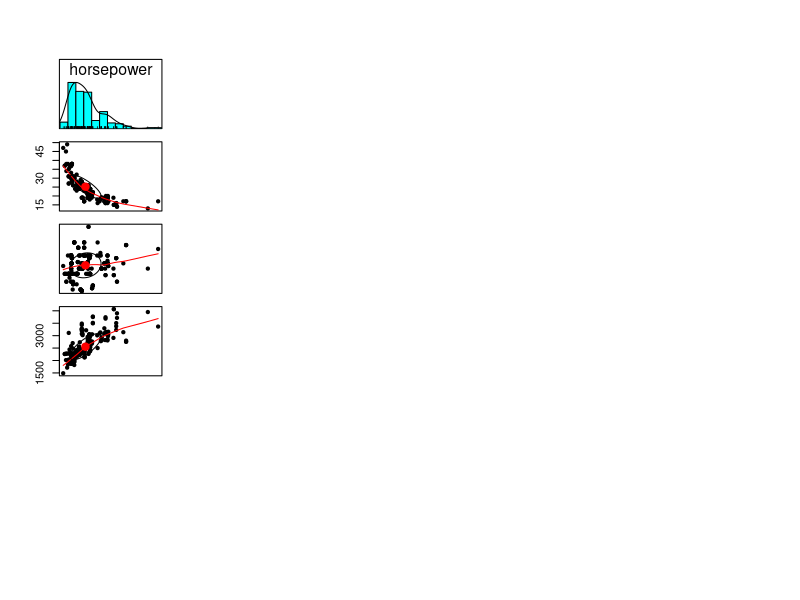

Write the R code that produced this figure. (Note: this script raises an error after producing the figure.)

#1.Mengaktifkan librari

library(Hmisc)
library(psych)
library(car)


# menset direktori
setwd("D:/dataset_metkuan/automobile")

# Membaca data set Automobile.csv
auto <- read.csv(file = "automobile.csv", header=TRUE, na.strings="?")
summary(auto)

#mengeliminasi missing values
auto$price <- as.numeric(impute(auto$price, mean))
auto$normalized.losses <- as.numeric(impute(auto$normalized.losses, mean))
auto$num.of.doors <- as.numeric(impute(auto$num.of.doors, median))
auto$horsepower <- as.numeric(impute(auto$horsepower, mean))
auto$peak.rpm <- as.numeric(impute(auto$peak.rpm, mean))
auto$bore <- as.numeric(impute(auto$bore, mean))
auto$stroke <- as.numeric(impute(auto$stroke, mean))
summary(auto)

# Untuk pemdodelan regresi saya melakukan subset beberapa variable numerik (terbaik)
auto.sel <- subset(auto, select = c(horsepower, city.mpg, peak.rpm, curb.weight, num.of.doors, price))

# memeriksa kesalahan secara visual
pairs.panels(auto.sel, col="red")


# Split data
set.seed(2017)
train.size <- 0.8 
train.index <- sample.int(length(auto.sel$price), round(length(auto.sel$price) * train.size))
train.sample <- auto.sel[train.index,]
valid.sample <- auto.sel[-train.index,]

# stepwise selection dan backwards elimination

fit <- lm(price ~ horsepower+city.mpg+peak.rpm+curb.weight+num.of.doors, data=train.sample)
summary(fit)

fit <- lm(price ~ horsepower+city.mpg+peak.rpm+curb.weight, data=train.sample)
summary(fit) 

fit <- lm(price ~ horsepower+city.mpg+curb.weight, data=train.sample)
summary(fit) 

fit <- lm(price ~ horsepower+curb.weight, data=train.sample)
summary(fit)
plot(fit)

##### Tahap Lanjut
# menentukan nilai prediksi dari train.sample dan valid.sample
train.sample$Pred.price <- predict(fit, 
                                   newdata = subset(train.sample, select=c(price, horsepower, curb.weight)))
valid.sample$Pred.price <- predict(fit, 
                                   newdata = subset(valid.sample, select=c(price, horsepower, curb.weight)))

# model teori didefinisikan -> R Square
summary(fit)




# cek seberapa baik model di train
train.RMSE <- round(sqrt(mean((train.sample$Pred.price - train.sample$price)^2)))
train.MAE <- round(mean(abs(train.sample$Pred.price - train.sample$price)))
train.corr <- round(cor(train.sample$Pred.price, train.sample$price), 2)
c(train.RMSE, train.MAE)
c(train.corr^2)


# cek seberapa baik model di valid
valid.RMSE <- round(sqrt(mean((valid.sample$Pred.price - valid.sample$price)^2)))
valid.MAE <- round(mean(abs(valid.sample$Pred.price - valid.sample$price)))
valid.corr <- round(cor(valid.sample$Pred.price, valid.sample$price), 2)
c(valid.RMSE, valid.MAE)
c(valid.corr^2)

#Analisis

#analisis -> cek Multicolinearity
vif(fit)

#analisis -> cek Heteroscedasticity
ncvTest(fit)
spreadLevelPlot(fit)

#analisis -> cek Autocorrelation (Durbin-Watson Test)
library(lmtest)
dwtest(fit)

res <- residuals(fit)
plot(res, ylab="Resdiuals", xlab="observation order", main="plot Residuals vs observation order", col="blue", pch=16, cex=1.3)

abline(0,0)
